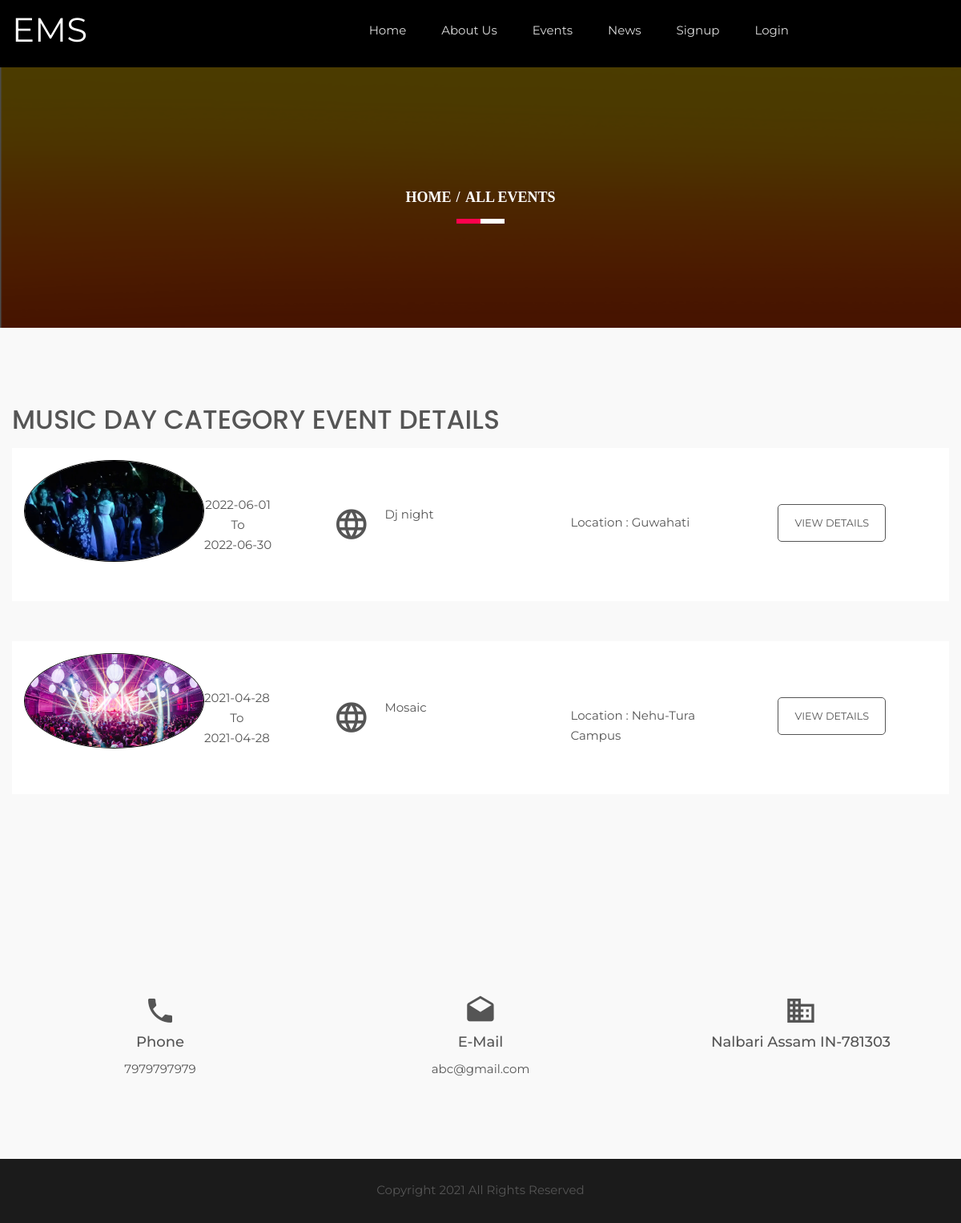
Screenshot of /category-wise-events.php?catid=3 with the database file from the repository.
### tables this page shows
CREATE TABLE IF NOT EXISTS `tblgenralsettings` (
  `id` int(11) NOT NULL AUTO_INCREMENT,
  `SiteName` varchar(200) DEFAULT NULL,
  `PhoneNumber` bigint(12) DEFAULT NULL,
  `EmailId` varchar(255) DEFAULT NULL,
  `address` mediumtext,
  `footercontent` mediumtext,
  `LastUpdationDate` timestamp NULL DEFAULT NULL ON UPDATE CURRENT_TIMESTAMP,
  PRIMARY KEY (`id`)
);

CREATE TABLE IF NOT EXISTS `tblcategory` (
  `id` int(11) NOT NULL AUTO_INCREMENT,
  `CategoryName` varchar(200) DEFAULT NULL,
  `CategoryDescription` mediumtext,
  `CreationDate` timestamp NULL DEFAULT CURRENT_TIMESTAMP,
  `UpdationDate` timestamp NULL DEFAULT NULL ON UPDATE CURRENT_TIMESTAMP,
  `IsActive` char(1) DEFAULT NULL,
  PRIMARY KEY (`id`)
);

CREATE TABLE IF NOT EXISTS `tblevents` (
  `id` int(11) NOT NULL AUTO_INCREMENT,
  `CategoryId` char(10) DEFAULT NULL,
  `SponserId` char(10) DEFAULT NULL,
  `EventName` varchar(255) DEFAULT NULL,
  `EventDescription` mediumtext,
  `EventStartDate` date DEFAULT NULL,
  `EventEndDate` date DEFAULT NULL,
  `EventLocation` varchar(255) DEFAULT NULL,
  `EventImage` varchar(255) DEFAULT NULL,
  `PostingDate` timestamp NULL DEFAULT CURRENT_TIMESTAMP,
  `LastUpdationDate` timestamp NULL DEFAULT NULL ON UPDATE CURRENT_TIMESTAMP,
  `IsActive` int(1) DEFAULT NULL,
  PRIMARY KEY (`id`)
);

### category-wise-events.php (the view, shortened to what this page needs)
<?php
include('includes/config.php');
?>
<!doctype html>
<html class="no-js" lang="en">
    <head>
        <link rel="stylesheet" href="css/bootstrap.min.css">
        <link rel="stylesheet" href="css/animate.css">
        <link rel="stylesheet" href="css/meanmenu.min.css">
        <link rel="stylesheet" href="css/owl.carousel.css">
        <link rel="stylesheet" href="css/icofont.css">
        <link rel="stylesheet" href="css/nivo-slider.css">
        <link rel="stylesheet" href="css/animate-text.css">
        <link rel="stylesheet" href="css/material-design-iconic-font.min.css">
		<link rel="stylesheet" href="style.css">
        <link rel="stylesheet" href="css/responsive.css">
		<link href="css/color/skin-default.css" rel="stylesheet">
    </head>
    <body>
         <div class="wrapper single-blog">
           <div id="home" class="header-slider-area">
                   <?php include_once('includes/header.php');?>
            </div>
            <div class="breadcumb-area bg-overlay">
                <div class="container">
                    <ol class="breadcrumb">
                        <li><a href="index.php">Home</a></li>
                        <li class="active">All Events</li>
                    </ol>
                </div>
            </div>
       <div class="upcomming-events-area off-white ptb100">
                  <div class="container">
                      <div class="row">
                          <div class="col-xs-12">
                            <?php
                            $cid=intval($_GET['catid']);
$sql = "SELECT id,CategoryName from tblcategory where id=:cid";
$query = $dbh -> prepare($sql);
$query->bindParam(':cid',$cid,PDO::PARAM_STR);
$query->execute();
$results=$query->fetchAll(PDO::FETCH_OBJ);
if($query->rowCount() > 0)
{
foreach($results as $row)
{
?>
                           <h1 class="section-title"><?php echo htmlentities($row->CategoryName);?> Category Event Details</h1>
                       <?php }} ?>
                        </div>
                          <div class="total-upcomming-event col-md-12 col-sm-12 col-xs-12">
<?php
$isactive=1;
$sql = "SELECT EventName,EventLocation,EventStartDate,EventEndDate,EventImage,id from tblevents where IsActive=:isactive and CategoryId=:cid order by id desc ";
$query = $dbh -> prepare($sql);
$query->bindParam(':isactive',$isactive,PDO::PARAM_STR);
$query->bindParam(':cid',$cid,PDO::PARAM_STR);
$query->execute();
$results=$query->fetchAll(PDO::FETCH_OBJ);
if($query->rowCount() > 0)
{
foreach($results as $row)
{
    ?>
                              <div class="single-upcomming shadow-box">
                                 <div class="col-md-4 hidden-sm col-xs-12">
                                     <div class="sue-pic">
                                        <img src="admin/eventimages/<?php echo htmlentities($row->EventImage);?>" alt="<?php echo htmlentities($row->EventName);?>" style="border:#000 1px solid">
                                     </div>
                                     <div class="sue-date-time text-center">
                                         <span><?php echo htmlentities($row->EventStartDate);?></span>To
                                         <span><?php echo htmlentities($row->EventEndDate);?></span>
                                     </div>
                                 </div>
                                 <div class="col-md-3 col-sm-5 col-xs-12">
                                    <div class="uc-event-title">
                                        <div class="uc-icon"><i class="zmdi zmdi-globe-alt"></i></div>
                                        <a href="#"><?php echo htmlentities($row->EventName);?></a>
                                    </div>
                                 </div>
                                 <div class="col-md-2 col-sm-3 col-xs-12">
                                     <div class="venu-no">
                                         <p>Location : <?php echo htmlentities($row->EventLocation);?></p>
                                     </div>
                                 </div>
                                 <div class="col-md-3 col-sm-4 col-xs-12">
                                     <div class="upcomming-ticket text-center">
<a href="event-details.php?evntid=<?php echo htmlentities($row->id);?>" class="btn-def bnt-2 small">View Details</a>
                                     </div>
                                 </div>
                              </div>
 <?php } } else { ?>
 <p>No Record Found</p>
 <?php } ?>
                          </div>
                      </div>
                  </div>
              </div>
                 <?php include_once('includes/footer.php');?>
        </div>
    </body>
</html>

### includes/header.php (shortened to what this page needs)
<?php
$ret = "Select  SiteName from tblgenralsettings ";
$querys = $dbh -> prepare($ret);
$querys->execute();
$resultss=$querys->fetchAll(PDO::FETCH_OBJ);
if($querys->rowCount() > 0)
{
foreach($resultss as $rows)
{ ?>
   <div id="home" class="header-slider-area">
                <div class="header-area header-2">
                    <div id="sticker" class="logo-menu-area header-area-2">
                        <div class="container hidden-xs">
                            <div class="row">
                                <div class="col-md-2 col-sm-3">
                                    <div class="logo">
                                        <a href="index.php" style="font-size:42px; color:#fff"><?php echo htmlentities($rows->SiteName);?></a>
                                    </div>
                                </div>
                                <div class="col-md-8 col-sm-9">
                                    <div class="main-menu text-right">
                                        <nav>
                                            <ul id="nav">
                                                <li><a class="smooth-scroll" href="index.php">Home</a></li>
                                                <li><a class="smooth-scroll" href="about-us.php">About Us</a></li>
                                                <li><a class="smooth-scroll" href="all-events.php">Events</a></li>
                                                <li><a class="smooth-scroll" href="news.php">News</a></li>
                                                <?php if(strlen($_SESSION['usrid']==0)){?>
                                                <li><a class="smooth-scroll" href="signup.php">Signup</a></li>
                                                 <li><a class="smooth-scroll" href="signin.php">Login</a></li>
                                             <?php } else {?>
<li><a class="smooth-scroll" href="profile.php">My Account</a></li>
                                             <?php } ?>
                                            </ul>
                                        </nav>
                                    </div>
                                </div>
                                </div>
                            </div>
                        </div>
                    </div>
                    <?php }} ?>

### includes/footer.php (shortened to what this page needs)
<?php
$ret = "Select  PhoneNumber,address,EmailId,footercontent from tblgenralsettings ";
$querys = $dbh -> prepare($ret);
$querys->execute();
$resultss=$querys->fetchAll(PDO::FETCH_OBJ);
if($querys->rowCount() > 0)
{
foreach($resultss as $rows)
{ ?>
 <div class="information-area off-white ptb100">
                    <div class="container">
                        <div class="row">
                            <div class="col-md-4 col-sm-3 col-xs-12">
                                <div class="single-information text-center">
                                    <div class="info-icon">
                                        <i class="zmdi zmdi-phone"></i>
                                    </div>
                                    <h4>Phone</h4>
                                    <p><?php echo htmlentities($rows->PhoneNumber);?></p>
                                </div>
                            </div>
                            <div class="col-md-4 col-sm-3 col-xs-12">
                                <div class="single-information text-center">
                                    <div class="info-icon">
                                        <i class="zmdi zmdi-email-open"></i>
                                    </div>
                                    <h4>E-Mail</h4>
                                    <p><a href="mailto:company@email.com"><?php echo htmlentities($rows->EmailId);?></a></p>
                                </div>
                            </div>
                            <div class="col-md-4 col-sm-3 col-xs-12">
                                <div class="single-information text-center">
                                    <div class="info-icon">
                                        <i class="zmdi zmdi-city-alt"></i>
                                    </div>
                                    <h4><?php echo htmlentities($rows->address);?></h4>
                                </div>
                            </div>
                        </div>
                    </div>
                </div>
            <div class="footer-area" align="center">
                <div class="container">
                    <div class="row">
                        <div class="col-md-12 col-sm-6 col-xs-12">
                            <div class="social-area">
                             <?php echo htmlentities($rows->footercontent);?>
                            </div>
                        </div>
                    </div>
                </div>
            </div>
            <?php }} ?>

### style.css (style rules this page uses)
.container { width: 1200px }
html, body { height: 100%; font-family: 'Montserrat', sans-serif; font-size: 15px; color: #555; line-height: 25px; }
img { max-width: 100%; height: auto; }
p { margin: 0 0 15px }
h1, h2, h3, h4, h5, h6 { margin: 0 0 10px }
h1 { font-family: 'Poppins', sans-serif }
a { -webkit-transition: all 0.3s ease 0s; transition: all 0.3s ease 0s; text-decoration: none; color: #555; }
ul { list-style: outside none none; margin: 0; padding: 0; }
.ptb100 { padding: 100px 0 }
.off-white { background: #f9f9f9 }
.wrapper { background: #fff }
ul li { display: inline-block }
.main-menu ul li a { color: #ddd }
.logo-menu-area { padding: 35px 0 }
.main-menu ul li { margin-right: 40px }
.main-menu ul li:last-child { margin: 0 }
.header-area { left: 0; position: absolute; top: 0; width: 100%; z-index: 999; }
.header-slider-area { position: relative }
a.btn-def { border: 1px solid #f1f1f1; border-radius: 5px; color: #f1f1f1; display: inline-block; padding: 15px 30px; text-transform: uppercase; }
a.btn-def.bnt-2 { border: 1px solid #555; color: #555; padding: 10px 20px; }
a.btn-def.bnt-2.small { padding: 10px 20px }
.section-title { color: #555555; font-size: 33px; line-height: 30px; margin: 0 0 20px; text-transform: uppercase; }
.shadow-box { -webkit-transition: all 0.3s ease 0s; transition: all 0.3s ease 0s; }
.sue-pic > img { border-radius: 100% }
.sue-pic { float: left; text-align: center; width: 225px; }
.sue-date-time { display: inline-block; padding: 43px 0; }
.sue-date-time span { display: block }
.uc-icon { float: left; font-size: 45px; width: 23%; padding-top: 13px; }
.uc-event-title > a { color: #555; float: left; padding-top: 10px; width: 77%; }
.single-upcomming { background: #fff none repeat scroll 0 0; float: left; margin-bottom: 50px; min-height: 180px; padding: 15px 0; width: 100%; }
.uc-event-title { overflow: hidden; padding-top: 45px; }
.venu-no { padding-top: 65px }
.upcomming-ticket { padding-top: 55px }
.bg-overlay { position: relative; z-index: 1; }
.bg-overlay:before { background: #000 none repeat scroll 0 0; content: ""; height: 100%; left: 0; opacity: 0.85; -ms-filter: "progid:DXImageTransform.Microsoft.Alpha(Opacity=85)"; position: absolute; top: 0; width: 100%; z-index: -1; }
.breadcumb-area.bg-overlay:before { opacity: 0.7; -ms-filter: "progid:DXImageTransform.Microsoft.Alpha(Opacity=70)"; }
.info-icon { font-size: 40px; margin-bottom: 10px; }
.single-information > p { margin-bottom: 5px }
.single-information p:last-child { margin: 0 }
.footer-area { background: #1b1b1b none repeat scroll 0 0; height: 80px; line-height: 78px; }
.header-2 { background: #000 none repeat scroll 0 0; position: static; }
.breadcumb-area { background: rgba(0, 0, 0, 0) url("img/bg.png") repeat scroll 0 0; padding: 150px 0; text-align: center; }
.breadcrumb { background-color: transparent; border-radius: 0; list-style: outside none none; margin-bottom: 0; padding: 0; position: relative; }
.breadcrumb > li + li:before { color: #fff; font-weight: 700; padding: 0 2px; }
.breadcrumb a, .breadcrumb li.active { color: #fff }
.breadcrumb li { font-family: popins; font-size: 18px; font-weight: 700; text-transform: uppercase; }
.breadcrumb:before, .breadcrumb:after { background: #fff none repeat scroll 0 0; bottom: -20px; content: ""; height: 6px; left: 50%; position: absolute; -webkit-transform: translateX(-50%); transform: translateX(-50%); width: 60px; }
.breadcrumb:after { background: #ff004d none repeat scroll 0 0; -webkit-transform: translateX(-100%); transform: translateX(-100%); width: 30px; }
#sticker { right: 0; left: 0; }

### css/responsive.css (style rules this page uses)
@media (min-width: 1170px) and (max-width: 1400px) { .logo-menu-area { padding: 25px 0; } }

### css/color/skin-default.css (style rules this page uses)
.breadcrumb::after { background: #ff004d none repeat scroll 0 0; }

### rows the page displays
tblgenralsettings: SiteName "EMS", PhoneNumber "7979797979", EmailId "abc@gmail.com", address "Nalbari Assam IN-781303", footercontent "Copyright 2021 All Rights Reserved"
tblcategory: CategoryName "MUSIC DAY"
tblevents: EventImage (picture), EventStartDate "2022-06-01", EventEndDate "2022-06-30", EventName "Dj night", EventLocation "Guwahati"
tblevents: EventImage (picture), EventStartDate "2021-04-28", EventEndDate "2021-04-28", EventName "Mosaic", EventLocation "Nehu-Tura Campus"
